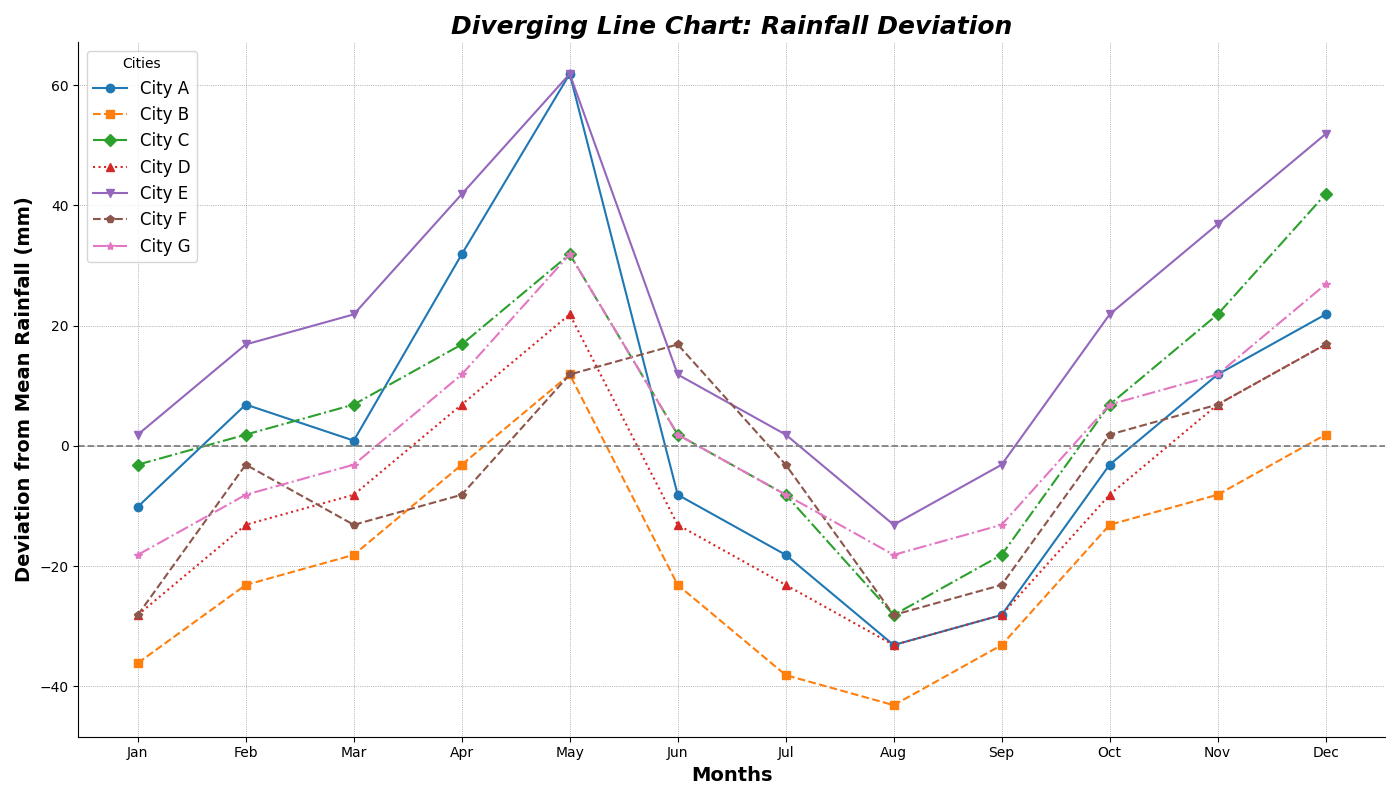

Python code for this plot:
import matplotlib.pyplot as plt
import numpy as np

cities = ['City A', 'City B', 'City C', 'City D', 'City E', 'City F', 'City G']
months = ['Jan', 'Feb', 'Mar', 'Apr', 'May', 'Jun', 'Jul', 'Aug', 'Sep', 'Oct', 'Nov', 'Dec']

rainfall_data = np.array([
    [78, 95, 89, 120, 150, 80, 70, 55, 60, 85, 100, 110],
    [52, 65, 70, 85, 100, 65, 50, 45, 55, 75, 80, 90],
    [85, 90, 95, 105, 120, 90, 80, 60, 70, 95, 110, 130],
    [60, 75, 80, 95, 110, 75, 65, 55, 60, 80, 95, 105],
    [90, 105, 110, 130, 150, 100, 90, 75, 85, 110, 125, 140],
    [60, 85, 75, 80, 100, 105, 85, 60, 65, 90, 95, 105],
    [70, 80, 85, 100, 120, 90, 80, 70, 75, 95, 100, 115]
])

mean_rainfall = np.mean(rainfall_data)
deviations_from_mean = rainfall_data - mean_rainfall

fig, ax = plt.subplots(figsize=(14, 8))
colors = ['#1f77b4', '#ff7f0e', '#2ca02c', '#d62728', '#9467bd', '#8c564b', '#e377c2']

marker_types = ['o', 's', 'D', '^', 'v', 'p', '*']
line_styles = ['-', '--', '-.', ':', '-', '--', '-.']

for idx, city in enumerate(cities):
    ax.plot(months, deviations_from_mean[idx], 
            color=colors[idx], 
            marker=marker_types[idx], 
            linestyle=line_styles[idx], 
            label=city)

ax.axhline(0, color='gray', linewidth=1.3, linestyle='--')
ax.set_title('Diverging Line Chart: Rainfall Deviation', fontsize=18, fontweight='bold', fontstyle='italic')
ax.set_xlabel('Months', fontsize=14, fontweight='bold')
ax.set_ylabel('Deviation from Mean Rainfall (mm)', fontsize=14, fontweight='bold')
ax.legend(title='Cities', loc='upper left', fontsize=12)

ax.grid(color='gray', linestyle=':', linewidth=0.5)
ax.spines['top'].set_visible(False)
ax.spines['right'].set_visible(False)

fig.tight_layout()
plt.show()
